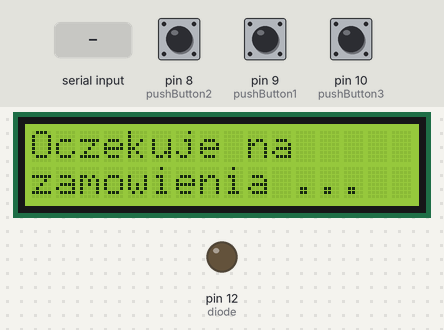
Recording of a sketch running on a simulated Arduino Uno, built with avr-gcc and run on an emulated ATmega328P. Parts: 16×2 character LCD, output pins drawn as LEDs (lit = HIGH). The test bench sets the inputs (shaded band); at power-on: pin 8 (pushButton2) HIGH, pin 9 (pushButton1) HIGH, pin 10 (pushButton3) HIGH. What the sketch prints to the serial monitor is not drawn.

Above: at 1.8 s.
1.9 s: ";" received over Serial
At 3.6 s:
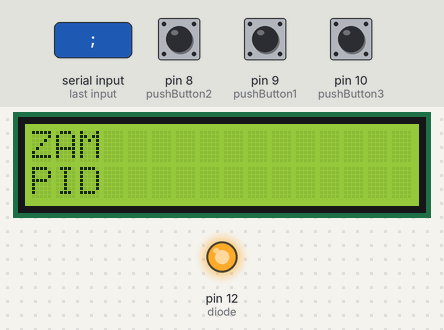
3.9 s: ":" received over Serial
At 4.9 s:
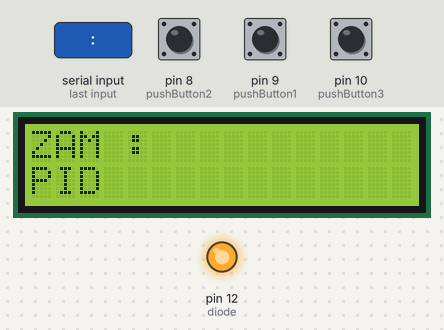
6.0 s: pin 8 (pushButton2) pulled LOW for 0.15 s
At 7.5 s:
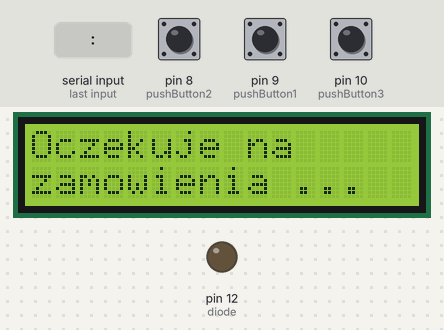
Timing chart, 0 to 9.0 s (numbered marks = the images above; inputs shaded):
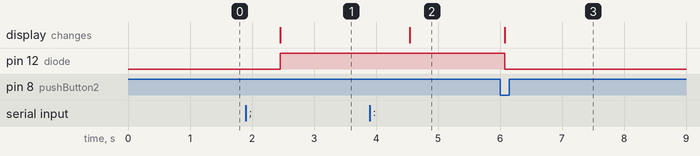

Measured:
- after the input at 1.9 s, pin 12 (diode): LOW → HIGH after 0.55 s; the display: changes after 0.55 s (image 1)
- after the input at 3.9 s, the display: changes after 0.64 s (image 2)
- after the input at 6.0 s, pin 12 (diode): HIGH → LOW after 0.07 s; the display: changes after 0.08 s (image 3)

The sketch:

arduino_finalv2.ino
```cpp
#include <LiquidCrystal.h> //DoÄąâ€šĂ„â€¦czenie bilbioteki
LiquidCrystal lcd(2, 3, 4, 5, 6, 7); //Informacja o podÄąâ€šĂ„â€¦czeniu nowego wyÄąâ€şwietlacza
int pushButton2 = 8;
int pushButton1 = 9;
int pushButton3 = 10;
int diode = 12;
byte serialchars[100];
int ilosc;
int j;
int k;
int s;
int zmienna=0;
byte message[16][2];
byte products[100];
//byte managedProducts[10][10];
int flag = 0;
int indexes[20];
int down = 0;
int up = 1;
int sredniks =0;


void cleaningUp()
{
  for (int i=0; i < 100; i++)
  {
     serialchars[i] = 0;
     products[i] = 0;
  }
  for (int i = 0; i < 20; i++)
  {
    indexes[i] = 0;
  }
}

void button2action()
{
  cleaningUp();
  digitalWrite(diode, LOW); //
  lcd.clear();
  lcd.setCursor(0, 0);
  lcd.print("Oczekuje na");
  lcd.setCursor(0, 1);
  lcd.print("zamowienia ...");
  Serial.begin(9600);
  delay(100);
  Serial.println("done");
  flag = 0;
  j = 0;
  delay(500);

}

void setup() {
  pinMode(diode, OUTPUT); //Dioda jako wyjście
  pinMode(pushButton1, INPUT_PULLUP);
  pinMode(pushButton2, INPUT_PULLUP);
  pinMode(pushButton3, INPUT_PULLUP);
  lcd.begin(16, 2);
  digitalWrite(diode, LOW); //
  button2action();
}

void button1action()
{
  if (down > 0)
  {
  down -= 1;
  up -= 1;
  delay(100);
  }
}


void button3action()
{
  if ( up+1 <sredniks)
  {
  down += 1;
  up += 1;
  delay(100);
  }
}
//
//void manageProducts()
//{
//  int i = 0;
//  s = 0;
//  int y = 0;
//  for (i; i < 100; i++)
//  {
//    if (products[i] == ';')
//    {
//      s++;
//      y = 0;
//    }
//    else if (products[i] == ':')
//    {
//      managedProducts[y][s] = ' ';
//      y++;
//      managedProducts[y][s] = 'x';
//    }
//    else
//    {
//      managedProducts[y][s] = products[i];
//    }
//    y++;
//  }
//}

void manageData()
{
  int i = 0;
  j = 0;
  k = 0;
  //  Serial.println(ilosc);
  for (i; i < ilosc; i++)
  {
    if (serialchars[i] != ';')
    {
      if (serialchars[i] != '-')
      {
        message[j][0] = serialchars[i];
        j++;
      }
    }
    if (serialchars[i] == ';')
    {
      break;
    }
  }
//  Serial.println(ilosc);
//  for (i; i < ilosc; i++)
//  {
//    products[k] = char(serialchars[i]);
//
//  }
}


void showOrders()
{
  digitalWrite(diode, LOW); //
  lcd.clear();
  lcd.setCursor(0, 0);
  lcd.write("ZAM ");
  for (int i = 0; i < j; i++)
  {
    lcd.write(message[i][0]);
  }
  lcd.setCursor(0, 1);
  lcd.write("PID ");
  //  Serial.println(one.length());
  for (int i = indexes[down]; i < indexes[up]; i++)
  {

    if (serialchars[i] == ':')
    {
      lcd.write(" x");
    }
    else if (serialchars[i] != ';')
    {
    lcd.write(serialchars[i]);
    }
  }

  digitalWrite(diode, HIGH); //
  delay(150);

}

void getIndexes()
{
  int idx = 0;
  for(int i = 0; i < 100; i++)
  if (serialchars[i] == ';')
  {
     indexes[idx] = i;
     idx++;
     sredniks+=1;
  }
}

void serialEvent()
{
  delay(300);
  ilosc = Serial.available();
  for (int i = 0; i < ilosc; i++) {
    serialchars[i] = Serial.read();
  }
  manageData();
  delay(250);
  getIndexes();
  //  Serial.end();
  flag = 1;
}


void loop() {
  int buttonState1 = digitalRead(pushButton1);//clear
  int buttonState2 = digitalRead(pushButton2);//up
  int buttonState3 = digitalRead(pushButton3);//down

  if (buttonState1 == LOW)
  {
    button1action();
  }

  if (buttonState3 == LOW)
  {
    button3action();
  }

  if (buttonState2 == LOW)
  {
    button2action();
  }
  if (flag == 1)
  {
    showOrders();
  }

}
```
